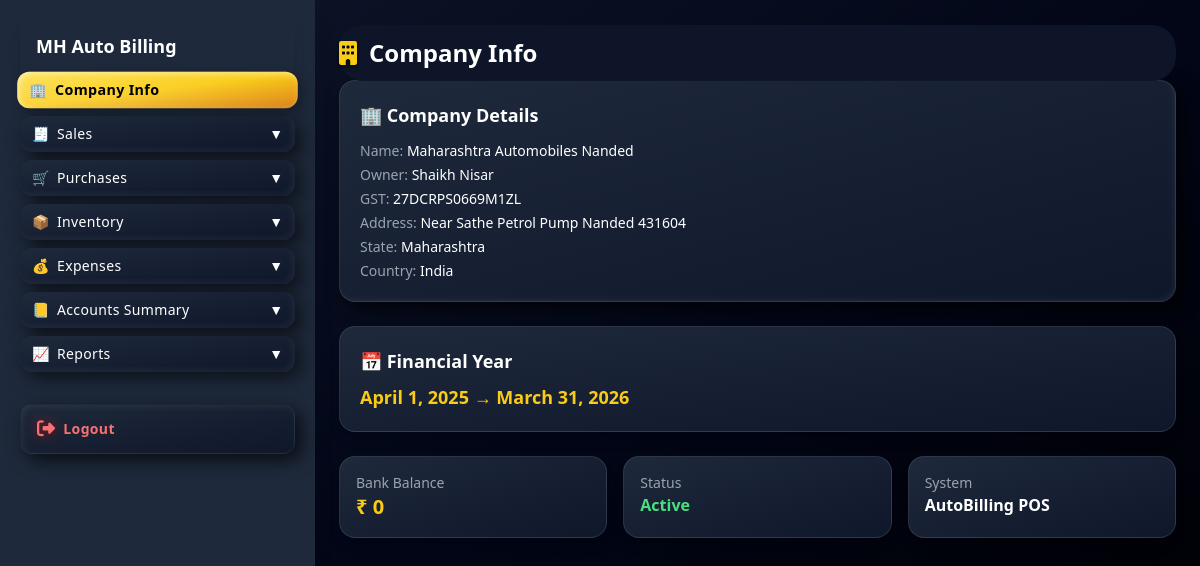
/dashboard/, run on the app's committed database.
### apps/core/models.py (models this page shows, shortened)
class Company(models.Model):
    name = models.CharField(max_length=150)
    owner = models.CharField(max_length=100, blank=True)
    gst = models.CharField(max_length=50, blank=True)
    address = models.TextField(blank=True)
    state = models.CharField(max_length=100, blank=True)
    country = models.CharField(max_length=100, default="India")
    financial_year_from = models.DateField()
    financial_year_to = models.DateField()

### apps/core/views.py (the view)
# urls.py: path("dashboard/", views.dashboard, name="dashboard"),
def dashboard(request):
    company = Company.objects.first()
    banks = BankAccount.objects.all()
    total_bank = sum([b.balance for b in banks])
    if request.session.pop('login_success', False):
        messages.success(request, "Login successful")
    context = {
        "company": company,
        "bank_total": total_bank,
    }
    return render(request, "dashboard/dashboard.html", context)

### templates/dashboard/dashboard.html (shortened to what this page needs)
{% extends "dashboard/base.html" %}
{% block content %}
<div class="sticky top-[1px] z-40
bg-slate-900/95 backdrop-blur-sm
py-3 rounded-3xl">
    <h2 class="text-2xl font-bold flex items-center gap-3 text-white">
        <i class="fa-solid fa-building
        text-yellow-400
        drop-shadow-[0_2px_2px_rgba(0,0,0,0.8)]
        [text-shadow:0_0_2px_rgba(250,204,21,0.8),
                     0_0_4px_rgba(250,204,21,0.6),
                     0_2px_3px_rgba(0,0,0,0.9)]">
        </i>
        Company Info
    </h2>
</div>
{% if company %}
<div class="bg-gradient-to-br from-slate-800 to-slate-900 p-5 rounded-2xl mb-6
shadow-[inset_-2px_-2px_5px_rgba(255,255,255,0.05),_6px_6px_18px_rgba(0,0,0,0.7)]
border border-white/10">
    <h3 class="text-lg font-semibold mb-3">🏢 Company Details</h3>
    <div class="space-y-1 text-sm">
        <p><span class="text-gray-400">Name:</span> {{ company.name }}</p>
        <p><span class="text-gray-400">Owner:</span> {{ company.owner }}</p>
        <p><span class="text-gray-400">GST:</span> {{ company.gst }}</p>
        <p><span class="text-gray-400">Address:</span> {{ company.address }}</p>
        <p><span class="text-gray-400">State:</span> {{ company.state }}</p>
        <p><span class="text-gray-400">Country:</span> {{ company.country }}</p>
    </div>
</div>
<div class="bg-gradient-to-br from-slate-800 to-slate-900 p-5 rounded-2xl mb-6
shadow-lg border border-white/10">
    <h3 class="text-lg font-semibold mb-2">📅 Financial Year</h3>
    <p class="text-yellow-400 font-semibold text-lg">
        {{ company.financial_year_from }} → {{ company.financial_year_to }}
    </p>
</div>
{% else %}
<div class="bg-red-500/10 border border-red-400 p-4 rounded-xl text-center">
    ⚠️ No Company Found — Please Add from Admin
</div>
{% endif %}
<div class="grid grid-cols-1 sm:grid-cols-2 lg:grid-cols-3 gap-4">
    <div class="p-4 rounded-2xl bg-gradient-to-br from-slate-800 to-slate-900
    shadow-lg border border-white/10 hover:scale-[1.02] transition">
        <p class="text-gray-400 text-sm">Bank Balance</p>
        <h3 class="text-xl font-bold text-yellow-400">₹ {{ bank_total }}</h3>
    </div>
    <div class="p-4 rounded-2xl bg-gradient-to-br from-slate-800 to-slate-900
    shadow-lg border border-white/10 hover:scale-[1.02] transition">
        <p class="text-gray-400 text-sm">Status</p>
        <h3 class="text-green-400 font-bold">Active</h3>
    </div>
    <div class="p-4 rounded-2xl bg-gradient-to-br from-slate-800 to-slate-900
    shadow-lg border border-white/10 hover:scale-[1.02] transition">
        <p class="text-gray-400 text-sm">System</p>
        <h3 class="font-bold">AutoBilling POS</h3>
    </div>
</div>
{% endblock %}

### templates/dashboard/base.html (style rules this page uses)
body { padding-bottom:120px; overflow-y: auto; }

### data on the page
Company: name "Maharashtra Automobiles Nanded", owner "Shaikh Nisar", gst "27DCRPS0669M1ZL", address "Near Sathe Petrol Pump Nanded 431604", state "Maharashtra", country "India", financial_year_from "April 1, 2025", financial_year_to "March 31, 2026"

### other printed values
{{ bank_total }} "0"
